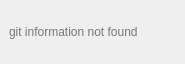
<?xml version="1.0" encoding="UTF-8"?>
<ui version="4.0">
 <class>WorkspaceDevGitWidget</class>
 <widget class="QWidget" name="WorkspaceDevGitWidget">
  <property name="geometry">
   <rect>
    <x>0</x>
    <y>0</y>
    <width>185</width>
    <height>64</height>
   </rect>
  </property>
  <property name="windowTitle">
   <string notr="true">Form</string>
  </property>
  <layout class="QHBoxLayout" name="horizontalLayout">
   <property name="leftMargin">
    <number>9</number>
   </property>
   <item>
    <widget class="QStackedWidget" name="InfosWidget">
     <property name="currentIndex">
      <number>1</number>
     </property>
     <widget class="QWidget" name="page">
      <layout class="QFormLayout" name="formLayout">
       <property name="labelAlignment">
        <set>Qt::AlignRight|Qt::AlignTrailing|Qt::AlignVCenter</set>
       </property>
       <property name="leftMargin">
        <number>0</number>
       </property>
       <property name="topMargin">
        <number>0</number>
       </property>
       <property name="rightMargin">
        <number>0</number>
       </property>
       <property name="bottomMargin">
        <number>0</number>
       </property>
       <item row="1" column="0">
        <widget class="QLabel" name="label_2">
         <property name="text">
          <string>active branch:</string>
         </property>
        </widget>
       </item>
       <item row="1" column="1">
        <widget class="QLabel" name="BranchLabel">
         <property name="text">
          <string notr="true">BranchLabel</string>
         </property>
         <property name="indent">
          <number>0</number>
         </property>
        </widget>
       </item>
       <item row="2" column="0">
        <widget class="QLabel" name="label">
         <property name="text">
          <string>files status:</string>
         </property>
        </widget>
       </item>
       <item row="2" column="1">
        <widget class="QLabel" name="StatusLabel">
         <property name="text">
          <string notr="true">StatusLabel</string>
         </property>
         <property name="alignment">
          <set>Qt::AlignLeading|Qt::AlignLeft|Qt::AlignVCenter</set>
         </property>
         <property name="indent">
          <number>0</number>
         </property>
        </widget>
       </item>
      </layout>
     </widget>
     <widget class="QWidget" name="page_2">
      <layout class="QHBoxLayout" name="horizontalLayout_2">
       <property name="spacing">
        <number>0</number>
       </property>
       <property name="leftMargin">
        <number>0</number>
       </property>
       <property name="topMargin">
        <number>0</number>
       </property>
       <property name="rightMargin">
        <number>0</number>
       </property>
       <property name="bottomMargin">
        <number>0</number>
       </property>
       <item>
        <widget class="QLabel" name="label_3">
         <property name="styleSheet">
          <string notr="true">color: rgb(119, 119, 119);</string>
         </property>
         <property name="text">
          <string>git information not found</string>
         </property>
        </widget>
       </item>
      </layout>
     </widget>
    </widget>
   </item>
  </layout>
 </widget>
 <resources/>
 <connections/>
</ui>
